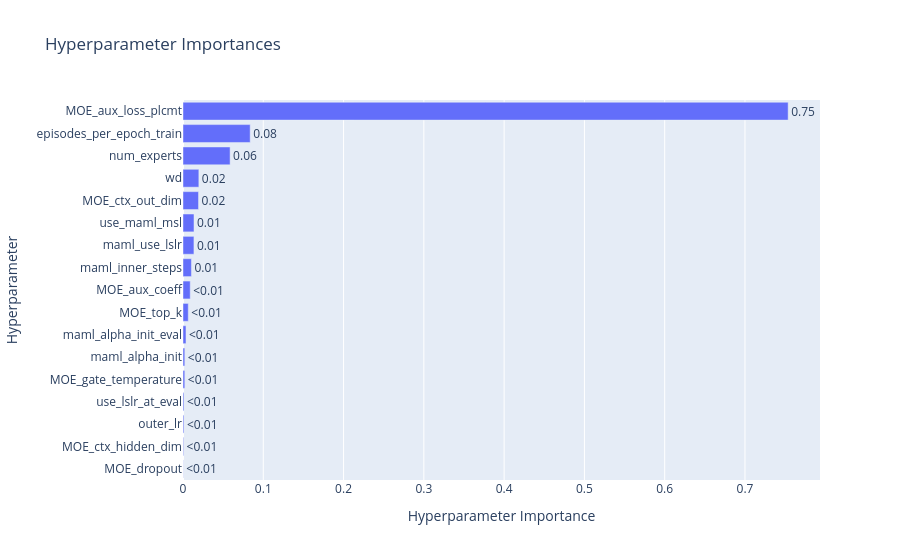

The cell this chart's notebook holds for it:
### Code cell
# 2. Plot Hyperparameter Importance
try:
    fig_imp = plot_param_importances(study)
    fig_imp.show()
except Exception as e:
    print(f"Could not plot importance (might need more trials): {e}")

### Figure 1 — Plotly figure (JSON) as saved in the notebook; plotly's stock layout.template omitted (floating-point values rounded to 4 significant figures)
{"data": [{"cliponaxis": false, "hovertemplate": ["MOE_dropout (FloatDistribution): 0.00023009100305235115<extra></extra>", "MOE_ctx_hidden_dim (CategoricalDistribution): 0.0007342726546134806<extra></extra>", "outer_lr (FloatDistribution): 0.001105283274855726<extra></extra>", "use_lslr_at_eval (CategoricalDistribution): 0.0011694523297985033<extra></extra>", "MOE_gate_temperature (FloatDistribution): 0.002227476365519948<extra></extra>", "maml_alpha_init (FloatDistribution): 0.0022446102686343944<extra></extra>", "maml_alpha_init_eval (FloatDistribution): 0.0037155565370589503<extra></extra>", "MOE_top_k (CategoricalDistribution): 0.006555298791984593<extra></extra>", "MOE_aux_coeff (FloatDistribution): 0.009007928121735908<extra></extra>", "maml_inner_steps (CategoricalDistribution): 0.010475777246114521<extra></extra>", "maml_use_lslr (CategoricalDistribution): 0.013625297045592821<extra></extra>", "use_maml_msl (CategoricalDistribution): 0.01371940172786811<extra></extra>", "MOE_ctx_out_dim (CategoricalDistribution): 0.019332363801285904<extra></extra>", "wd (FloatDistribution): 0.01973702030631201<extra></extra>", "num_experts (CategoricalDistribution): 0.058673143508649356<extra></extra>", "episodes_per_epoch_train (CategoricalDistribution): 0.0836758448084995<extra></extra>", "MOE_aux_loss_plcmt (CategoricalDistribution): 0.7537711822084242<extra></extra>"], "name": "Objective Value", "orientation": "h", "text": ["<0.01", "<0.01", "<0.01", "<0.01", "<0.01", "<0.01", "<0.01", "<0.01", "<0.01", "0.01", "0.01", "0.01", "0.02", "0.02", "0.06", "0.08", "0.75"], "textposition": "outside", "type": "bar", "x": [0.0002301, 0.0007343, 0.001105, 0.001169, 0.002227, 0.002245, 0.003716, 0.006555, 0.009008, 0.01048, 0.01363, 0.01372, 0.01933, 0.01974, 0.05867, 0.08368, 0.7538], "y": ["MOE_dropout", "MOE_ctx_hidden_dim", "outer_lr", "use_lslr_at_eval", "MOE_gate_temperature", "maml_alpha_init", "maml_alpha_init_eval", "MOE_top_k", "MOE_aux_coeff", "maml_inner_steps", "maml_use_lslr", "use_maml_msl", "MOE_ctx_out_dim", "wd", "num_experts", "episodes_per_epoch_train", "MOE_aux_loss_plcmt"]}], "layout": {"title": {"text": "Hyperparameter Importances"}, "xaxis": {"title": {"text": "Hyperparameter Importance"}}, "yaxis": {"title": {"text": "Hyperparameter"}}}}
